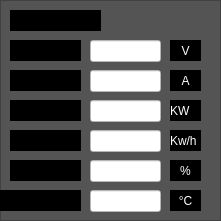
                 <widget class="QFrame" name="frame_3">
                  <property name="geometry">
                   <rect>
                    <x>30</x>
                    <y>200</y>
                    <width>221</width>
                    <height>221</height>
                   </rect>
                  </property>
                  <property name="styleSheet">
                   <string notr="true">background-color:rgb(84, 84, 84);</string>
                  </property>
                  <property name="frameShape">
                   <enum>QFrame::StyledPanel</enum>
                  </property>
                  <property name="frameShadow">
                   <enum>QFrame::Raised</enum>
                  </property>
                  <widget class="QLabel" name="label_3">
                   <property name="geometry">
                    <rect>
                     <x>10</x>
                     <y>40</y>
                     <width>71</width>
                     <height>21</height>
                    </rect>
                   </property>
                   <property name="styleSheet">
                    <string notr="true">font: 10pt &quot;Segoe UI&quot;;
background-color: rgb(0, 0, 0);</string>
                   </property>
                   <property name="text">
                    <string>VOLTAJE</string>
                   </property>
                  </widget>
                  <widget class="QLabel" name="label_4">
                   <property name="geometry">
                    <rect>
                     <x>10</x>
                     <y>70</y>
                     <width>71</width>
                     <height>21</height>
                    </rect>
                   </property>
                   <property name="styleSheet">
                    <string notr="true">font: 10pt &quot;Segoe UI&quot;;
background-color: rgb(0, 0, 0);</string>
                   </property>
                   <property name="text">
                    <string>CORRIENTE</string>
                   </property>
                  </widget>
                  <widget class="QLabel" name="label_5">
                   <property name="geometry">
                    <rect>
                     <x>10</x>
                     <y>100</y>
                     <width>71</width>
                     <height>21</height>
                    </rect>
                   </property>
                   <property name="styleSheet">
                    <string notr="true">font: 10pt &quot;Segoe UI&quot;;
background-color: rgb(0, 0, 0);</string>
                   </property>
                   <property name="text">
                    <string>POTENCIA</string>
                   </property>
                  </widget>
                  <widget class="QLabel" name="label_8">
                   <property name="geometry">
                    <rect>
                     <x>10</x>
                     <y>130</y>
                     <width>71</width>
                     <height>21</height>
                    </rect>
                   </property>
                   <property name="styleSheet">
                    <string notr="true">font: 10pt &quot;Segoe UI&quot;;
background-color: rgb(0, 0, 0);</string>
                   </property>
                   <property name="text">
                    <string>ENERGÍA</string>
                   </property>
                  </widget>
                  <widget class="QLabel" name="label_9">
                   <property name="geometry">
                    <rect>
                     <x>10</x>
                     <y>160</y>
                     <width>71</width>
                     <height>21</height>
                    </rect>
                   </property>
                   <property name="styleSheet">
                    <string notr="true">font: 10pt &quot;Segoe UI&quot;;
background-color: rgb(0, 0, 0);</string>
                   </property>
                   <property name="text">
                    <string>EFICIENCIA</string>
                   </property>
                  </widget>
                  <widget class="QLabel" name="label_10">
                   <property name="geometry">
                    <rect>
                     <x>0</x>
                     <y>190</y>
                     <width>81</width>
                     <height>21</height>
                    </rect>
                   </property>
                   <property name="styleSheet">
                    <string notr="true">font: 8pt &quot;Segoe UI&quot;;
background-color: rgb(0, 0, 0);</string>
                   </property>
                   <property name="text">
                    <string>TEMPERATURA</string>
                   </property>
                  </widget>
                  <widget class="QLineEdit" name="lineEdit_3">
                   <property name="geometry">
                    <rect>
                     <x>90</x>
                     <y>40</y>
                     <width>71</width>
                     <height>22</height>
                    </rect>
                   </property>
                   <property name="styleSheet">
                    <string notr="true">background-color: rgb(255, 255, 255);</string>
                   </property>
                  </widget>
                  <widget class="QLabel" name="label_11">
                   <property name="geometry">
                    <rect>
                     <x>10</x>
                     <y>10</y>
                     <width>91</width>
                     <height>21</height>
                    </rect>
                   </property>
                   <property name="styleSheet">
                    <string notr="true">font: 10pt &quot;Segoe UI&quot;;
background-color: rgb(0, 0, 0);</string>
                   </property>
                   <property name="text">
                    <string>GENERADOR</string>
                   </property>
                  </widget>
                  <widget class="QLineEdit" name="lineEdit_4">
                   <property name="geometry">
                    <rect>
                     <x>90</x>
                     <y>70</y>
                     <width>71</width>
                     <height>22</height>
                    </rect>
                   </property>
                   <property name="styleSheet">
                    <string notr="true">background-color: rgb(255, 255, 255);</string>
                   </property>
                  </widget>
                  <widget class="QLineEdit" name="lineEdit_5">
                   <property name="geometry">
                    <rect>
                     <x>90</x>
                     <y>100</y>
                     <width>71</width>
                     <height>22</height>
                    </rect>
                   </property>
                   <property name="styleSheet">
                    <string notr="true">background-color: rgb(255, 255, 255);</string>
                   </property>
                  </widget>
                  <widget class="QLineEdit" name="lineEdit_6">
                   <property name="geometry">
                    <rect>
                     <x>90</x>
                     <y>130</y>
                     <width>71</width>
                     <height>22</height>
                    </rect>
                   </property>
                   <property name="styleSheet">
                    <string notr="true">background-color: rgb(255, 255, 255);</string>
                   </property>
                  </widget>
                  <widget class="QLineEdit" name="lineEdit_7">
                   <property name="geometry">
                    <rect>
                     <x>90</x>
                     <y>160</y>
                     <width>71</width>
                     <height>22</height>
                    </rect>
                   </property>
                   <property name="styleSheet">
                    <string notr="true">background-color: rgb(255, 255, 255);</string>
                   </property>
                  </widget>
                  <widget class="QLineEdit" name="lineEdit_8">
                   <property name="geometry">
                    <rect>
                     <x>90</x>
                     <y>190</y>
                     <width>71</width>
                     <height>22</height>
                    </rect>
                   </property>
                   <property name="styleSheet">
                    <string notr="true">background-color: rgb(255, 255, 255);</string>
                   </property>
                  </widget>
                  <widget class="QLabel" name="label_16">
                   <property name="geometry">
                    <rect>
                     <x>170</x>
                     <y>40</y>
                     <width>31</width>
                     <height>21</height>
                    </rect>
                   </property>
                   <property name="styleSheet">
                    <string notr="true">background-color: rgb(0, 0, 0);
color: rgb(255, 255, 255);
font: 700 14pt &quot;Segoe UI&quot;;</string>
                   </property>
                   <property name="text">
                    <string>V</string>
                   </property>
                   <property name="alignment">
                    <set>Qt::AlignCenter</set>
                   </property>
                  </widget>
                  <widget class="QLabel" name="label_17">
                   <property name="geometry">
                    <rect>
                     <x>170</x>
                     <y>70</y>
                     <width>31</width>
                     <height>21</height>
                    </rect>
                   </property>
                   <property name="styleSheet">
                    <string notr="true">background-color: rgb(0, 0, 0);
color: rgb(255, 255, 255);
font: 700 14pt &quot;Segoe UI&quot;;</string>
                   </property>
                   <property name="text">
                    <string>A</string>
                   </property>
                   <property name="alignment">
                    <set>Qt::AlignCenter</set>
                   </property>
                  </widget>
                  <widget class="QLabel" name="label_18">
                   <property name="geometry">
                    <rect>
                     <x>170</x>
                     <y>100</y>
                     <width>31</width>
                     <height>21</height>
                    </rect>
                   </property>
                   <property name="styleSheet">
                    <string notr="true">background-color: rgb(0, 0, 0);
color: rgb(255, 255, 255);
font: 700 14pt &quot;Segoe UI&quot;;</string>
                   </property>
                   <property name="text">
                    <string>KW</string>
                   </property>
                  </widget>
                  <widget class="QLabel" name="label_19">
                   <property name="geometry">
                    <rect>
                     <x>170</x>
                     <y>130</y>
                     <width>31</width>
                     <height>21</height>
                    </rect>
                   </property>
                   <property name="styleSheet">
                    <string notr="true">background-color: rgb(0, 0, 0);
color: rgb(255, 255, 255);
font: 700 10pt &quot;Segoe UI&quot;;</string>
                   </property>
                   <property name="text">
                    <string>Kw/h</string>
                   </property>
                  </widget>
                  <widget class="QLabel" name="label_20">
                   <property name="geometry">
                    <rect>
                     <x>170</x>
                     <y>160</y>
                     <width>31</width>
                     <height>21</height>
                    </rect>
                   </property>
                   <property name="styleSheet">
                    <string notr="true">background-color: rgb(0, 0, 0);
color: rgb(255, 255, 255);
font: 700 14pt &quot;Segoe UI&quot;;</string>
                   </property>
                   <property name="text">
                    <string>%</string>
                   </property>
                   <property name="alignment">
                    <set>Qt::AlignCenter</set>
                   </property>
                  </widget>
                  <widget class="QLabel" name="label_21">
                   <property name="geometry">
                    <rect>
                     <x>170</x>
                     <y>190</y>
                     <width>31</width>
                     <height>21</height>
                    </rect>
                   </property>
                   <property name="styleSheet">
                    <string notr="true">background-color: rgb(0, 0, 0);
color: rgb(255, 255, 255);
font: 700 14pt &quot;Segoe UI&quot;;</string>
                   </property>
                   <property name="text">
                    <string>°C</string>
                   </property>
                   <property name="alignment">
                    <set>Qt::AlignCenter</set>
                   </property>
                  </widget>
                 </widget>
